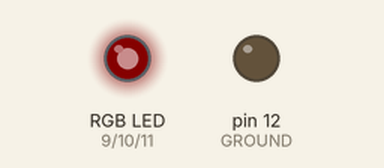
Bench run of a sketch on a simulated Arduino Uno, built with avr-gcc and run on an emulated ATmega328P. Shown: an RGB LED mixed from three pins (HIGH = lit), output pins drawn as LEDs (lit = HIGH). Dim RGB values are drawn brighter than linear.

Above: at 0.15 s.
At 2.26 s:
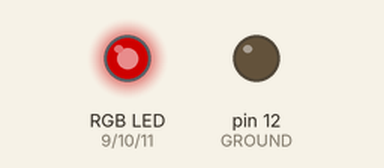
At 4.67 s:
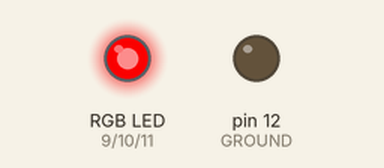
At 39.95 s:
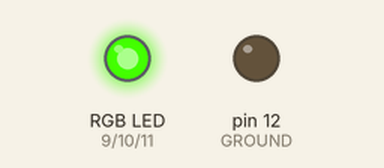
Timing chart, 0 to 40.0 s (numbered marks = the images above):
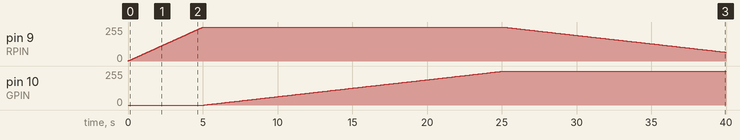

Measured:
- by itself, pin 9 (RPIN): rises from 0/255 to 255/255 in 5.0 s, then falls to 66/255 in 35.0 s
- by itself, pin 10 (GPIN): moves from 0/255 to 255/255 over 20.0 s

The sketch:

colorFade.ino
```cpp
// settings
#define FPS 50
#define FADELENGTH 5
#define RPIN 9
#define GPIN 10
#define BPIN 11
#define GROUND 12

int rVal = 0;
int gVal = 0;
int bVal = 0;

const int STEPS = FPS * FADELENGTH;
const int WAIT = 1000 / FPS;

void transis2color(int nr, int ng, int nb){

    int delR = nr - rVal;
    int delG = ng - gVal;
    int delB = nb - bVal;

    double stpR = (double)delR / STEPS;
    double stpG = (double)delG / STEPS;
    double stpB = (double)delB / STEPS;

    for(int i=1; i<=STEPS; i++){
        analogWrite(RPIN, rVal + stpR * i);
        analogWrite(GPIN, gVal + stpG * i);
        analogWrite(BPIN, bVal + stpB * i);
        delay(WAIT);
    }

    analogWrite(RPIN, nr);
    analogWrite(GPIN, ng);
    analogWrite(BPIN, nb);

    rVal = nr;
    gVal = ng;
    bVal = nb;

}

void setup(){
    pinMode(GROUND, OUTPUT);
    digitalWrite(GROUND, LOW);
}

void loop(){

    int rArr[] = {255,255,255,255,255,191,128,64,0,0,0,0,0,0,0,0,0,64,128,191,255,255,255,255,255};
    int gArr[] = {0,64,128,191,255,255,255,255,255,255,255,255,255,191,128,64,0,0,0,0,0,0,0,0,0};
    int bArr[] = {0,0,0,0,0,0,0,0,0,64,128,191,255,255,255,255,255,255,255,255,255,191,128,64,0};

    for(int i=0; i < 25; i++){
        transis2color(rArr[i], gArr[i], bArr[i]);
    }
}
```
